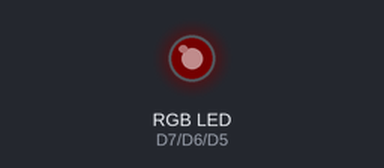
Simulated run of this program. Board: ESP8266 (Wemos D1 mini). On the bench: an RGB LED mixed from three pins (HIGH = lit). Dim RGB values are drawn brighter than linear.

Above: at 0.07 s.
At 6.52 s:
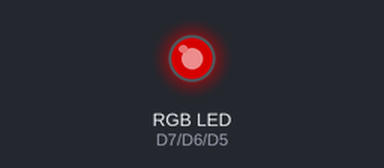
At 12.9 s:
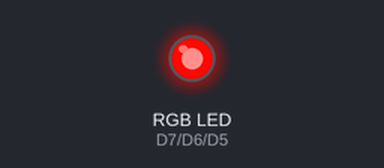
At 16.21 s:
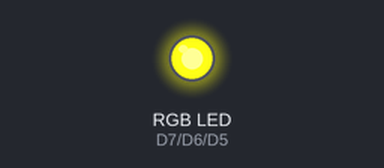
At 19.29 s:
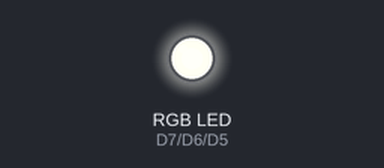
At 35.06 s:
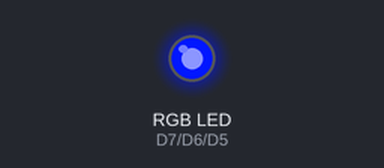
Timing chart, 0 to 40.0 s (numbered marks = the images above):
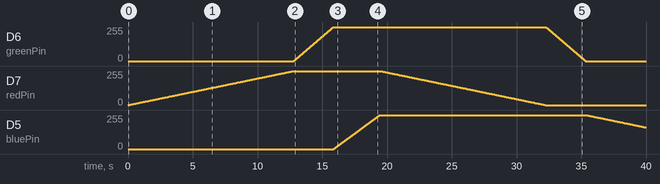

Measured:
- by itself, D6 (greenPin): rises from 0/255 to 255/255 in 3.1 s, then falls to 0/255 in 19.5 s
- by itself, D7 (redPin): rises from 0/255 to 255/255 in 12.7 s, then falls to 0/255 in 19.5 s
- by itself, D5 (bluePin): rises from 0/255 to 255/255 in 3.6 s, then falls to 162/255 in 20.5 s

The program:

main.cpp
```cpp
#include <Arduino.h>

int redPin= D7;
int greenPin = D6;
int bluePin = D5;

int timer = 50;

void setup() {
  pinMode(redPin, OUTPUT);
  pinMode(greenPin, OUTPUT);
  pinMode(bluePin, OUTPUT);
}

void loop()
{
  for (int luminance = 0; luminance <= 255; luminance++)
  {
    analogWrite(redPin, luminance);
    delay(timer);
  }

  for (int luminance = 0; luminance <= 255; luminance++)
  {
    analogWrite(greenPin, luminance);
    delay(greenPin);
  }

  for (int luminance = 0; luminance <= 255; luminance++)
  {
    analogWrite(bluePin, luminance);
    delay(bluePin);
  }


  for (int luminance = 255; luminance >= 0; luminance--)
  {
    analogWrite(redPin, luminance);
    delay(timer);
  }

  for (int luminance = 255; luminance >= 0; luminance--)
  {
    analogWrite(greenPin, luminance);
    delay(greenPin);
  }

  for (int luminance = 255; luminance >= 0; luminance--)
  {
    analogWrite(bluePin, luminance);
    delay(timer);
  }
}
```
